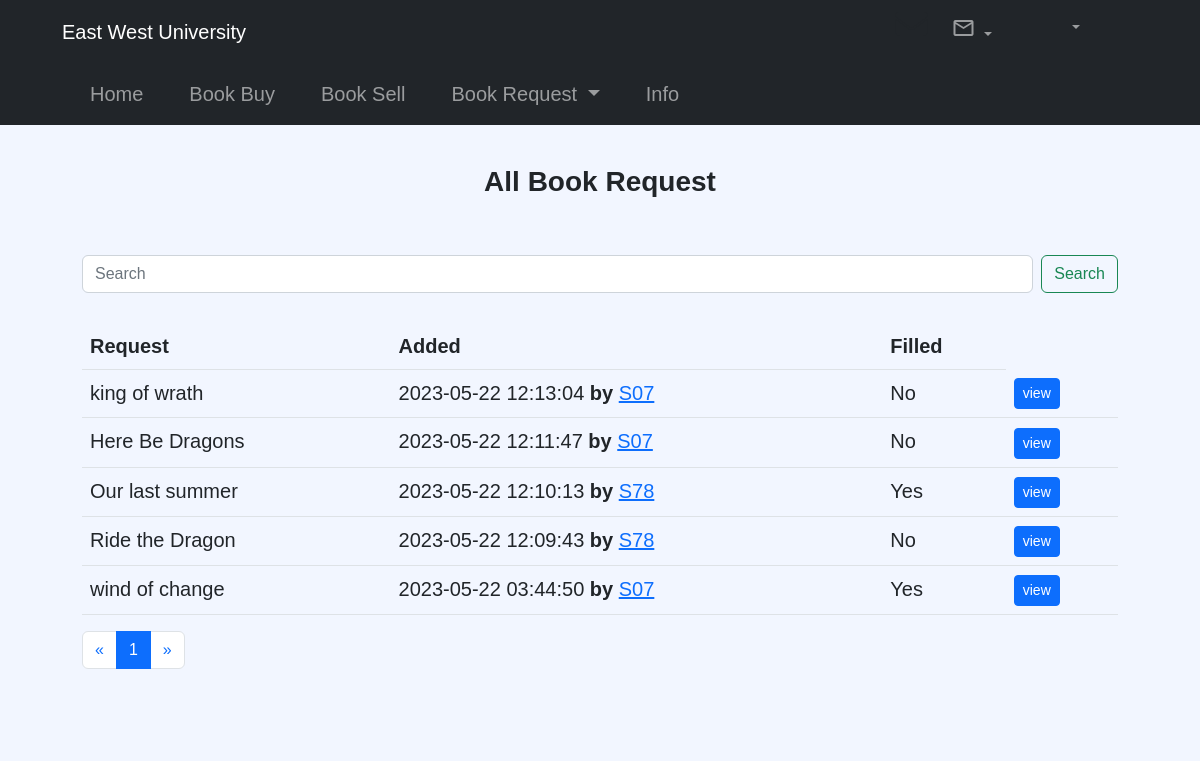
Screenshot of /www/userView/all_req.php (signed in) with the database file from the repository.
### tables this page shows
CREATE TABLE `req_book` (
  `req_id` int(11) NOT NULL,
  `book_name` varchar(400) NOT NULL,
  `writer_name` varchar(400) NOT NULL,
  `book_detail` varchar(4000) NOT NULL,
  `date` datetime NOT NULL DEFAULT current_timestamp(),
  `req_student_id` varchar(15) NOT NULL
);

### www/server/config.php (called while the page is built, shortened)
<?php
$version = time();
?>

### www/userView/all_req.php (the view, shortened to what this page needs)
<?php
require '../server/config.php';
    $num_per_page = 10;
    if(isset($_GET["pages"])){
        $pages = $_GET["pages"];
        $pages_pre = $pages - 1;
        $pages_next = $pages + 1;
    }else{
        $pages = 1;
        $pages_pre = 0;
        $pages_next = 2;
    }
    $start_from=($pages-1)*10;
    $page = "SELECT * FROM `req_book` ORDER BY req_id DESC";
    $query_page = $conn->query($page);
    $total_rec = mysqli_num_rows($query_page);
    $total_page = ceil($total_rec/$num_per_page);
    $sql = "SELECT * FROM `req_book` ORDER BY req_id DESC LIMIT $start_from,$num_per_page";
    if (isset($_POST['search_submit'])){
        $search = $_POST['search'];
        $sql= "SELECT * FROM `req_book` WHERE `book_name` LIKE '%$search%' ORDER BY req_id DESC LIMIT $start_from,$num_per_page";
    } else{
        $sql = "SELECT * FROM `req_book` ORDER BY req_id DESC LIMIT $start_from,$num_per_page";
        $search = "";
    }
    $result = $conn->query($sql);
?>
<!doctype html>
<html lang="en">
<head>
<link rel="stylesheet" href="../css/main.css?v=<?=$version?>">
<link href="https://cdn.jsdelivr.net/npm/bootstrap@5.2.3/dist/css/bootstrap.min.css" rel="stylesheet">
</head>
<body style="background-color: #f2f6ff;">
    <nav class="navbar navbar-expand-lg navbar-dark bg-dark">
        <div class="container-fluid" style="margin-left:50px">
            <a class="navbar-brand" href="#">East West University</a>
            <ul class="navbar-nav" style="margin-right:100px">
                <a href="" class="text-dark mx-3">
                    <i class="fas fa-envelope fa-2x"></i>
                </a>
                <li class="nav-item dropdown" style="margin-right: 30px;">
                    <a class="nav-link dropdown-toggle" href="#" id="navbarDarkDropdownMenuLink" role="button" data-bs-toggle="dropdown" aria-expanded="false" style="margin-right: 30px;">
                        <span class="material-symbols-outlined">
                        </span>
                    </a>
                </li>
                <li class="nav-item dropdown">
                    <a class="nav-link dropdown-toggle" href="#" id="navbarDarkDropdownMenuLink" role="button" data-bs-toggle="dropdown" aria-expanded="false">
                    </a>
                </li>
            </ul>
        </div>
    </nav>
    <div style="font-size:20px;">
        <nav class="navbar navbar-expand-lg navbar-dark bg-dark">
            <div class="container-fluid" style="margin-left:70px;">
                <div class="collapse navbar-collapse" id="navbarNav">
                    <ul class="navbar-nav">
                        <li class="nav-item">
                            <a class="nav-link" aria-current="page" href="home.php">Home</a>
                        </li>
                        <li class="nav-item"  style="margin-left:30px">
                            <a class="nav-link" href="bookBuy.php">Book Buy</a>
                        </li>
                        <li class="nav-item"  style="margin-left:30px">
                            <a class="nav-link" href="bookSell.php">Book Sell</a>
                        </li>
                        <li class="nav-item dropdown" style="margin-left:30px">
                            <a class="nav-link dropdown-toggle" href="#" role="button" data-bs-toggle="dropdown" aria-expanded="false">
                                Book Request
                            </a>
                        </li>
                        <li class="nav-item"  style="margin-left:30px">
                            <a class="nav-link" href="info.php">Info</a>
                        </li>
                    </ul>
                </div>
            </div>
        </nav>
    </div>
<section style="font-size:20px; margin-left:70px; margin-right: 70px; background-position: center;
    background-size: cover;
    background-color: #E4E9F7;
    height: 100%;">
<div class="container">
    <h3 style="text-align:center; padding-top:40px;"><b>All Book Request</b></h3>
    <div class="row">
        <div class="my-5">
            <form class="d-flex" role="search" action="all_req.php" method="POST">
                <input class="form-control me-2" type="search" placeholder="Search" aria-label="Search" name="search" value="<?php echo $search?>">
                <button class="btn btn-outline-success" type="submit" name="search_submit">Search</button>
            </form>
            <br>
            <table class="table">
                <thead>
                    <tr>
                        <th>Request</th>
                        <th>Added</th>
                        <th>Filled</th>
                    </tr>
                </thead>
                <tbody>
                    <?php
                    if ($result->num_rows > 0) {
                        while($row = $result->fetch_assoc()){
                            $req_id = $row['req_id'];
                            $fill = "SELECT * FROM `req_fulfill` WHERE `req_id` = $req_id";
                            $fill_req = $conn->query($fill);
                            if($fill_req -> num_rows == 0){
                                $fill_or_not = 'No';
                            } else{
                                $fill_or_not = 'Yes';
                            }
                            echo "
                                <tr>
                                    <td>$row[book_name]</td>
                                    <td>$row[date] <b>by</b> <a href='profile.php?student_id=$row[req_student_id]'>$row[req_student_id]</a></td>
                                    <td>$fill_or_not</td>
                                    <td>
                                        <a class='btn btn-primary btn-sm' href='req_detail.php?req_id=$row[req_id]'>view</a>
                                    </td>
                                </tr>
                                ";
                        }
                    }  else {
                        echo "
                            <div>
                                <h1>Nothing found..!</h1>
                            </div>
                        ";
                    }
                    ?>
                </tbody>
            </table>
            <?php
              echo"
              <nav aria-label='Page navigation example'>
              <ul class='pagination'>
              ";
              if($pages_pre < 1){
                  echo"
                  <li class='page-item'>
                      <a class='page-link' aria-label='Previous'>
                          <span aria-hidden='true'>&laquo;</span>
                      </a>
                  </li>
                  ";
                  }
              for($i = 1; $i <= $total_page; $i++){
                  if($i == $pages){
                      echo "
                      <li class='page-item'>
                          <a class='page-link active'>$i</a>
                      </li>
                      ";
                  } else{
                      echo "
                      <li class='page-item'>
                          <a class='page-link' href='all_req.php?pages=$i'>$i</a>
                      </li>
                      ";
                  }
              }
                  if($pages_next > $total_page){
                      echo"
                      <li class='page-item'>
                          <a class='page-link' aria-label='Next'>
                              <span aria-hidden='true'>&raquo;</span>
                          </a>
                      </li>
                      ";
                  }
              echo"
                  </ul>
              </nav>
              ";
            ?>
        </div>
    </div>
</div>
</section>
</body>
</html>

### www/css/main.css (style rules this page uses)
* { margin: 0; padding: 0; font-family: 'Source Sans Pro', sans-serif; box-sizing: border-box; }
.container { width: 100%; background-position: center; background-size: cover; position: relative; background-color: #f2f6ff;; }

### rows the page displays
req_book: book_name "king of wrath", date "2023-05-22 12:13:04", req_student "S07", fill_or_not "No"
req_book: book_name "Here Be Dragons", date "2023-05-22 12:11:47", req_student "S07", fill_or_not "No"
req_book: book_name "Our last summer", date "2023-05-22 12:10:13", req_student "S78", fill_or_not "Yes"
req_book: book_name "Ride the Dragon", date "2023-05-22 12:09:43", req_student "S78", fill_or_not "No"
req_book: book_name "wind of change", date "2023-05-22 03:44:50", req_student "S07", fill_or_not "Yes"
